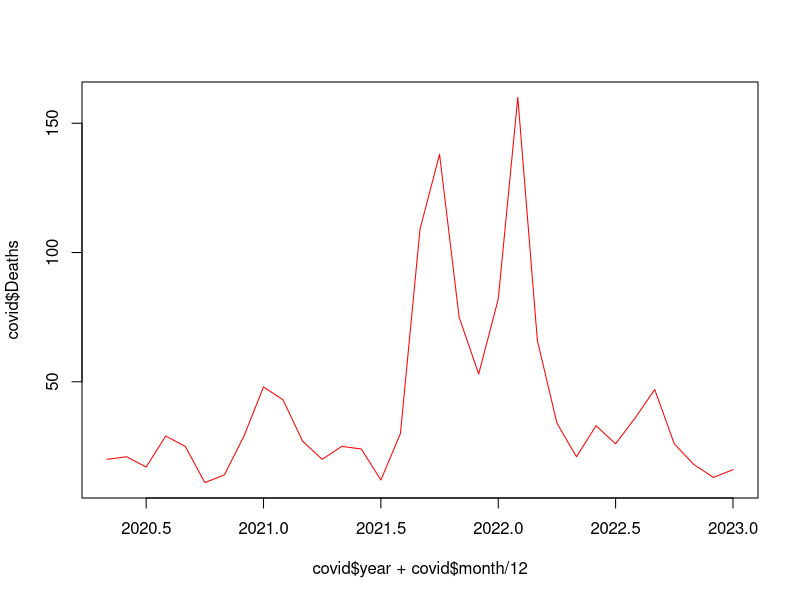
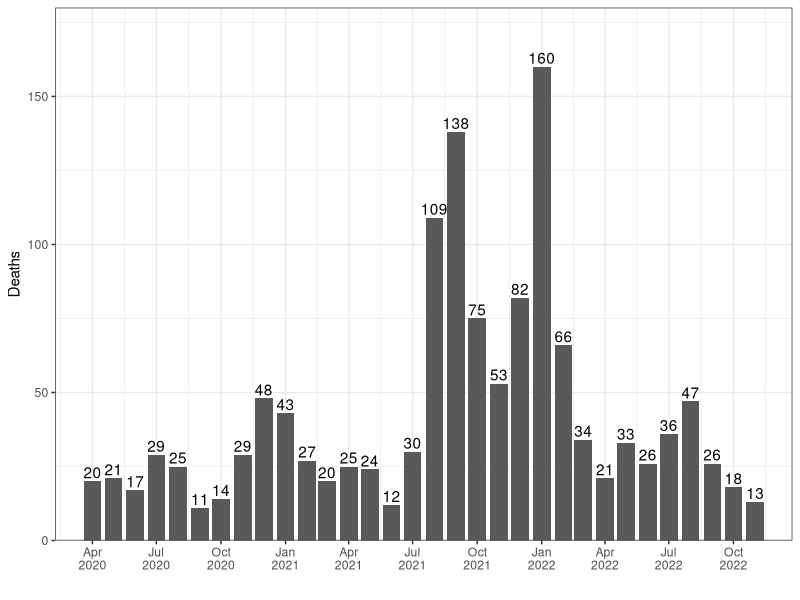
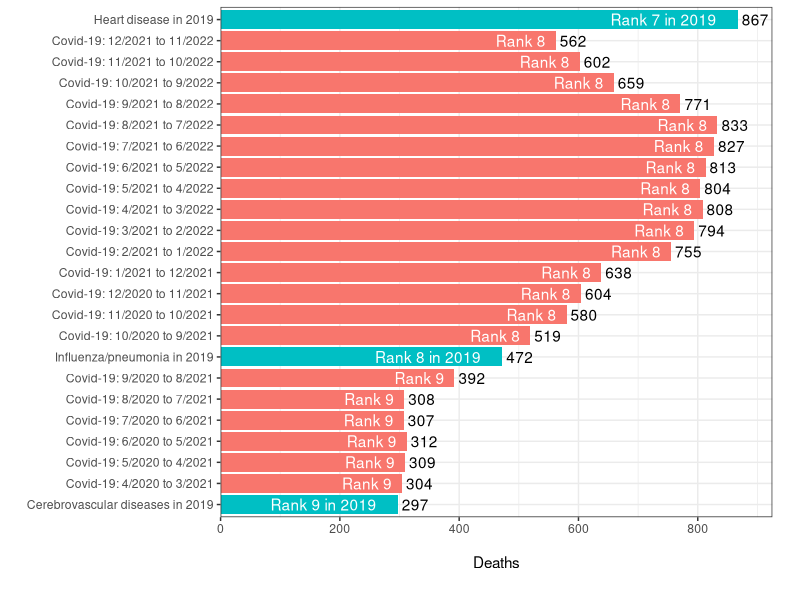
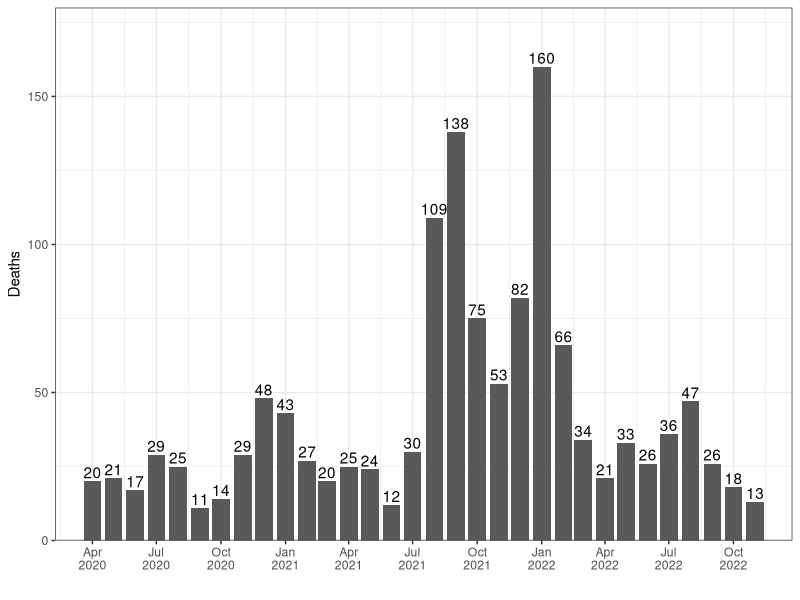
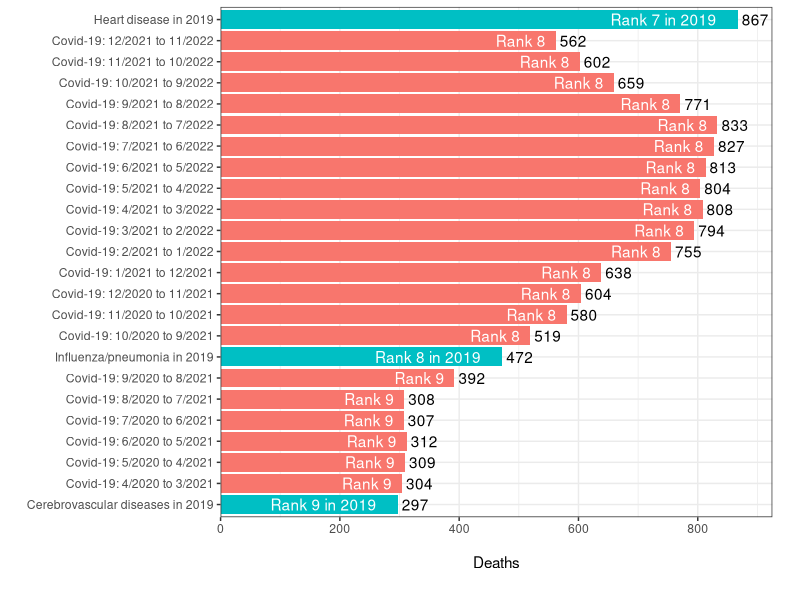

Here is the R script that generated these plots, in order:
library(data.table)
library(here)
library(tidyverse)

## COVID-19 (U07.1) as an underlying cause of death for the study period
## see .txt files for date on which the data was accessed
## as more data becomes available, change the end date -- recent months are incomplete
END_DATE = as.Date("2022-11-01")

covid = fread(here("data/monthly.txt")) # fine to ignore the warning
dates = as.Date(strptime(paste0(covid$`Month Code`,"/01"),format = "%Y/%m/%d"))

covid$month = month(dates)
covid$year = year(dates)
covid = covid[complete.cases(covid),]
plot(covid$year + covid$month/12,covid$Deaths,ty="l",col="red")
covid$date = lubridate::my(paste(covid$month,covid$year))


g = ggplot(covid %>% filter(date <= END_DATE),aes(x=date,y=Deaths))
g = g + geom_bar(stat="identity")

g = g + theme_bw() + ylab("")
g = g + 
  scale_x_date(breaks = seq(as.Date("2020-04-01"), as.Date("2022-10-01"), by="3 months"), 
               date_labels = "%b\n%Y",expand=c(.5/12,0)) + scale_y_continuous(limits=c(0,180),
                                                                              expand=c(0,0))
g = g + ylab("Deaths")
g = g + xlab("")
g = g +  geom_text(aes(label=Deaths),vjust=-.25)

g
ggsave(here("figures/timeseries.png"),g,width=10*.8,height=8*.6)
# ggsave(here("figures/timeseries.svg"),g,width=10*.8,height=8*.6)

# annual1 = NULL
# dd = covid$Deaths
# for(i in 1:(30-12)) {
#   annual1 = c(annual1,sum(dd[i:(i+12-1)]))
# }

# df=data.frame(x=annual1,date=paste(covid$month[ii],year=covid$year[ii]))
# df = df[c(1,8,12),]
# 
# 
# 
# ## note the hard-coded numbers here from 2019
# df = rbind(df,data.frame(x=c(472,297),date=c("Influenza/pneumonia","Cerebrovascular diseases")))

annual1 = zoo::rollsum(covid$Deaths,12,na.pad=TRUE,align = "right") 
ii = which(!is.na(annual1) & covid$date <= as.Date(END_DATE)) #(28-17+1):29
date_periods = covid$date[ii]
date_periods = 
  sprintf("Covid-19: %d/%d to %d/%d",month(date_periods-330),year(date_periods-330),month(date_periods),year(date_periods))
df=data.frame(x=annual1[ii],date=date_periods,
              order=order(covid$date[ii]),type="COVID-19 deaths in period")
# note hard-coding here! the code only works as deaths are between 297-471 and 472-867
df$rank = "Rank 8"
df$rank[df$x < 472] = "Rank 9"
df$rank[df$x < 297] = "Rank 10"
df = rbind(df,data.frame(x=c(867,472,297),date=c("Heart disease in 2019",
                                                 "Influenza/pneumonia in 2019",
                                                 "Cerebrovascular diseases in 2019"),
                         type="Deaths in 2019",order=c(max(df$order)+1,6.5,.5),
                         rank=c("Rank 7 in 2019","Rank 8 in 2019","Rank 9 in 2019")))

df = df[order(df$order),]
g = ggplot(df,aes(x=factor(date,levels=date),y=x,fill=type))
g = g + geom_bar(stat="identity") + ylab("\nDeaths") + coord_flip() + xlab("")
g = g + scale_y_continuous(expand=c(0,0),limits=c(0,925),breaks=seq(0,900,200))
g = g + geom_text(aes(label = rank), hjust=1.2, colour = "white")
g = g + theme_bw()
g = g + theme(legend.position="none",plot.margin=margin(5,20,20,5))
g = g +  geom_text(aes(label=x),hjust=-.15)
g
ggsave(here("figures/ranks.png"),g,width=10*.8,height=8*.6)
# ggsave(here("figures/ranks.svg"),g,width=10*.8,height=8*.6)
